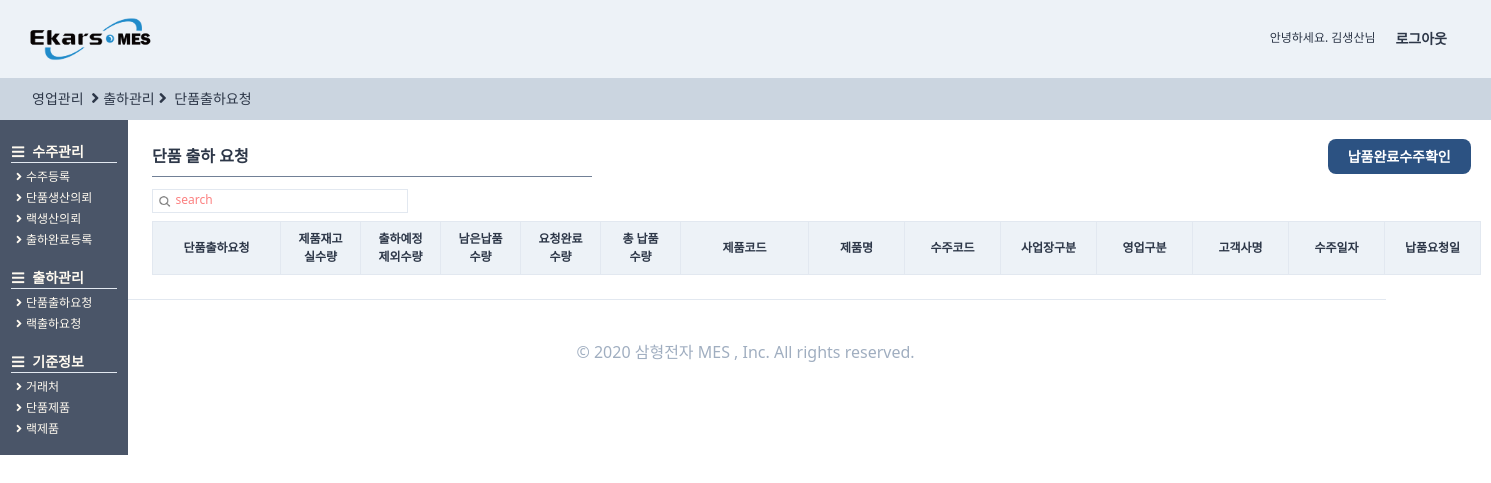
The page /stocksingle/ordersingleout/ (signed in) on the database as committed earlier.
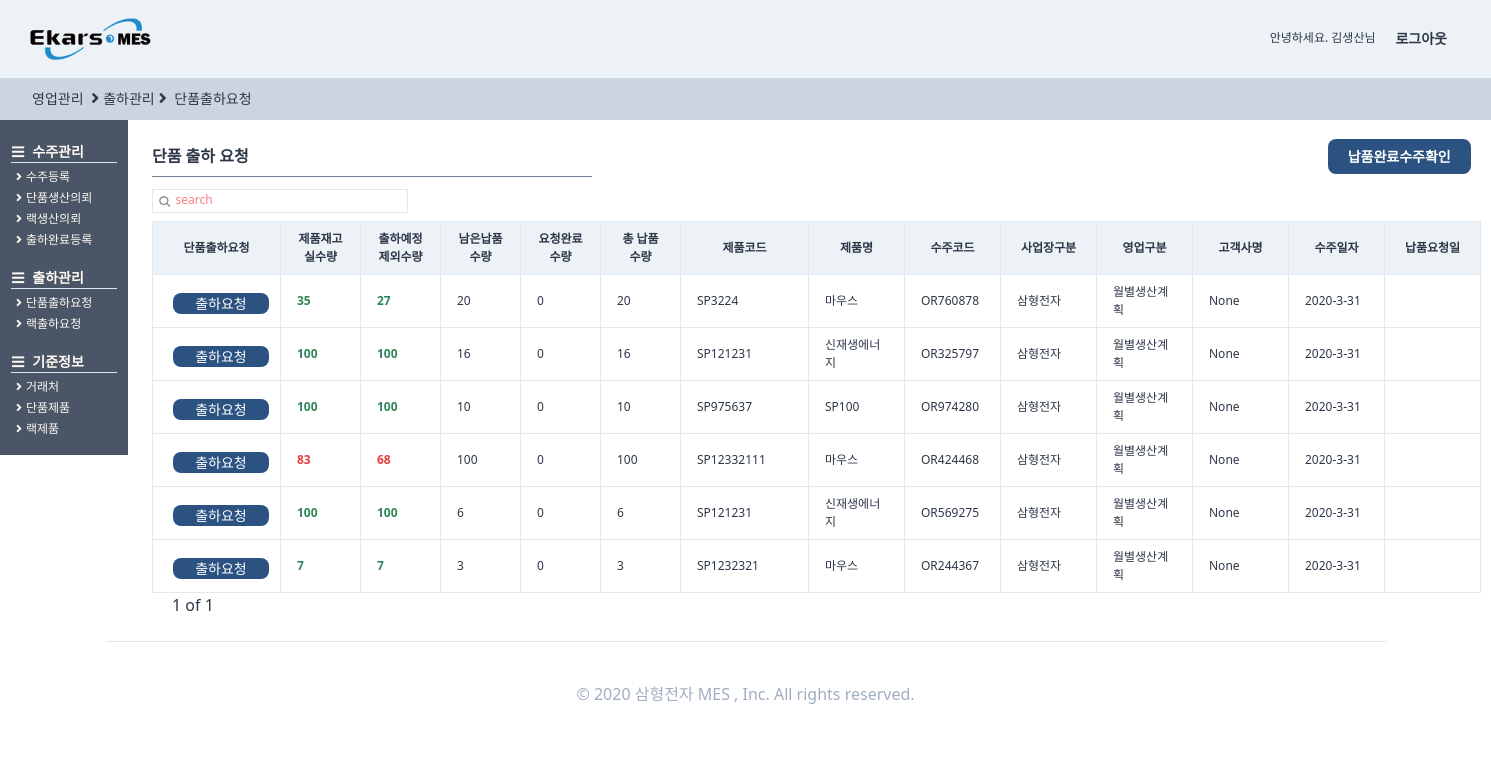
The same page on the database as committed later.
### orders/models.py (models this page shows, shortened)
class OrderRegister(TimeStampedModel):
    입찰 = "입찰"
    대리점 = "대리점"
    AS = "A/S"
    내부계획 = "내부계획"
    월별생산계획 = "월별생산계획"
    영업구분_CHOICES = (
        (입찰, "입찰"),
        (대리점, "대리점"),
        (AS, "A/S"),
        (내부계획, "내부계획"),
        (월별생산계획, "월별생산계획"),
    )
    삼형전자 = "삼형전자"
    엠에스텔레콤 = "엠에스텔레콤"
    사업장구분_CHOICES = (
        (삼형전자, "삼형전자"),
        (엠에스텔레콤, "엠에스텔레콤"),
    )
    출하완료 = "출하완료"
    출하미완료 = "출하미완료"
    출하구분_CHOICES = (
        (출하완료, "출하완료"),
        (출하미완료, "출하미완료"),
    )
    단품 = "단품"
    랙 = "랙"
    제품구분_CHOICES = (
        (단품, "단품"),
        (랙, "랙"),
    )
    랙생산의뢰 = models.ForeignKey(
        "self", related_name="단품생산의뢰", on_delete=models.SET_NULL, null=True, blank=True
    )
    작성자 = models.ForeignKey(
        users_models.User,
        related_name="수주등록",
        on_delete=models.SET_NULL,
        null=True,
        blank=True,
    )
    수주코드 = models.CharField(max_length=50)
    영업구분 = models.CharField(choices=영업구분_CHOICES, max_length=10, blank=True, default=입찰)
    제품구분 = models.CharField(choices=제품구분_CHOICES, max_length=10, blank=True, default=단품)
    사업장구분 = models.CharField(
        choices=사업장구분_CHOICES, max_length=10, blank=True, default=삼형전자
    )
    수주일자 = models.DateField(auto_now=False, auto_now_add=False)
    고객사명 = models.ForeignKey(
        SI_models.CustomerPartner,
        related_name="수주등록",
        on_delete=models.SET_NULL,
        null=True,
        blank=True,
    )
    현장명 = models.CharField(max_length=50, null=True)
    납품요청일 = models.DateField(auto_now=False, auto_now_add=False, blank=True, null=True)
    납품수량 = models.IntegerField()
    특이사항 = models.TextField(blank=True)
    단품모델 = models.ForeignKey(
        SI_models.SingleProduct,
        related_name="수주등록",
        on_delete=models.SET_NULL,
        null=True,
        blank=True,
    )
    랙모델 = models.ForeignKey(
        SI_models.RackProduct,
        related_name="수주등록",
        on_delete=models.SET_NULL,
        null=True,
        blank=True,
    )
    출하구분 = models.CharField(
        choices=출하구분_CHOICES, max_length=10, blank=True, default=출하미완료
    )
    랙조립도면 = models.FileField(
        upload_to="blueprint", blank=True, null=True, help_text="랙 수주의 경우 조립도면을 첨부해주세요."
    )
    class Meta:
        verbose_name = "수주등록"
        verbose_name_plural = "수주등록"
    def singlestock(self):
        return self.단품모델.단품재고.실수량
    def singlestockincludeexception(self):
        return self.단품모델.단품재고.출하요청제외수량
    def leftsingle(self):
        left = 0
        try:
            for q in self.단품출하요청.all():
                left += q.출하요청수량
        except:
            pass
        return left
    def needtoout(self):
        needtoout = self.납품수량 - self.leftsingle()
        return needtoout

### stocksingle/models.py (models this page shows, shortened)
class StockOfSingleProduct(TimeStampedModel):
    단품 = models.OneToOneField(
        SI_models.SingleProduct, related_name="단품재고", on_delete=models.CASCADE
    )
    실수량 = models.IntegerField(null=True, blank=True, default=0)
    입고요청포함수량 = models.IntegerField(null=True, blank=True, default=0)
    출하요청제외수량 = models.IntegerField(null=True, blank=True, default=0)
    class Meta:
        verbose_name = "단품재고"
        verbose_name_plural = "단품재고"

### StandardInformation/models.py (models this page shows, shortened)
class SingleProduct(TimeStampedModel):
    작성자 = models.ForeignKey(
        "users.User", related_name="단품제품작성자", on_delete=models.SET_NULL, null=True
    )
    작성일 = models.DateField(auto_now=True, auto_now_add=False)
    모델코드 = models.CharField(max_length=80, blank=True)
    모델명 = models.CharField(max_length=30, blank=True)
    규격 = models.CharField(max_length=80, blank=True)
    단위 = models.CharField(max_length=10, blank=True)
    단가 = models.IntegerField(null=True)
    class Meta:
        verbose_name = "단품제품"
        verbose_name_plural = "단품제품"

### stocksingle/views.py (the view, shortened to what this page needs)
# urls.py: path("ordersingleout/", views.ordersingleout, name="ordersingleout"),
def ordersingleout(request):
    user = request.user
    search = request.GET.get("search")
    if search is None:
        order = (
            OR_models.OrderRegister.objects.filter(제품구분="단품")
            .filter(작성자=user)
            .filter(출하구분="출하미완료")
            .order_by("-created")
        )
        s_bool = False
    pagediv = 7
    totalpage = int(math.ceil(len(order) / pagediv))
    paginator = Paginator(order, pagediv, orphans=0)
    page = request.GET.get("page", "1")
    order = paginator.get_page(page)
    nextpage = int(page) + 1
    previouspage = int(page) - 1
    notsamebool = True
    nonpage = False
    if totalpage == 0:
        nonpage = True
    if int(page) == totalpage:
        notsamebool = False
    if (search is None) or (search == ""):
        search = "search"
    return render(
        request,
        "stocksingle/ordersingleout.html",
        {
            "order": order,
            "search": search,
            "page": page,
            "totalpage": totalpage,
            "notsamebool": notsamebool,
            "nextpage": nextpage,
            "previouspage": previouspage,
            "s_bool": s_bool,
            "nonpage": nonpage,
            "최종검사완료": "최종검사완료",
            "최종검사의뢰완료": "최종검사의뢰완료",
            "수주등록완료": "수주등록완료",
            "생산의뢰완료": "생산의뢰완료",
            "None": None,
            "no": "",
        },
    )

### users/models.py (called while the page is built)
    def __str__(self):
        return self.first_name

### templates/stocksingle/ordersingleout.html (shortened to what the changed rows need)
{%extends "orders/ordershome.html"%}
{%load static%}
{%block main_contens%}
<div class="w-11/12 h-full ml-32 -mt-6 font-normal pt-12 flex flex-row">
    <div class="flex flex-col p-6 w-full ">
        <div class="flex ">
            <div class="flew flex-col">
                <table class="table-fixed font-light text-xs w-full">
                    <thead>
                        <tr>
                            <th class="border bg-gray-200 px-2 py-2   w-32">단품출하요청</th>
                            <th class="border bg-gray-200 px-2 py-2 w-20">제품재고<div>실수량</div>
                            </th>
                            <th class="border bg-gray-200 px-2 py-2 w-20">출하예정<div>제외수량</div>
                            </th>
                            <th class="border bg-gray-200 px-2 py-2 w-20">남은납품<div>수량</div>
                            </th>
                            <th class="border bg-gray-200 px-2 py-2 w-20">요청완료<div>수량</div>
                            </th>
                            <th class="border bg-gray-200 px-4 py-2 w-20 text-xs">총 납품<div>수량</div>
                            </th>
                            <th class="border bg-gray-200 px-4 py-2 w-32">제품코드</th>
                            <th class="border bg-gray-200 px-4 py-2 w-24">제품명</th>
                            <th class="border bg-gray-200 px-4 py-2 w-24">수주코드</th>
                            <th class="border bg-gray-200 px-4 py-2 w-24">사업장구분</th>
                            <th class="border bg-gray-200 px-4 py-2 w-24">영업구분</th>
                            <th class="border bg-gray-200 px-4 py-2 w-24">고객사명</th>
                            <th class="border bg-gray-200 px-4 py-2 w-24">수주일자</th>
                            <th class="border bg-gray-200 px-4 py-2 w-24">납품요청일</th>
                        </tr>
                    </thead>
                    <tbody>
                        {%for list in order%}
                        <tr>
                            <td
                                class="border px-2 py-2 font-bold
                            text-blue-800 justify-center text-center {%if list.needtoout <= 0%} bg-gray-500 text-white{%endif%}">
                                {%if list.needtoout <= 0%}
                                <a href="{%url "orders:endorderforoutforstock" list.pk %}">
                                    <div class="btn-link bg-green-700 hover:bg-teal-800 hover:font-bold mt-1 mb-0 ml-3">
                                        남품완료
                                    </div>
                                </a>
                                {%else%}
                                {%if list.singlestockincludeexception == no or list.singlestockincludeexception == 0 %}
                                <span class="text-red-700">제품출하불가</span>
                                {%else%}
                                <a href="{%url "stocksingle:ordersingleoutregister" list.pk %}">
                                    <div class="btn-link hover:bg-teal-800 hover:font-bold mt-1 mb-0 ml-3">출하요청
                                    </div>
                                </a>
                                {%endif%}
                                {%endif%}
                            </td>
                            <td class="border px-4 py-2
                                {%if list.singlestock < list.needtoout%}
                                text-red-600 font-semibold
                                {%else%}
                                text-green-700 font-semibold
                                {%endif%} {%if list.needtoout <= 0%} bg-gray-500 text-white{%endif%}">
                                {{list.singlestock}}</td>
                            <td class="border px-4 py-2
                                {%if list.singlestockincludeexception < list.needtoout%}
                                text-red-600 font-semibold
                                {%else%}
                                text-green-700 font-semibold
                                {%endif%} {%if list.needtoout <= 0%} bg-gray-500 text-white{%endif%}">
                                {{list.singlestockincludeexception}}</td>
                            <td class="border px-4 py-2 {%if list.needtoout <= 0%} bg-gray-500 text-white{%endif%}">
                                {{list.needtoout}}</td>
                            <td class="border px-4 py-2 {%if list.needtoout <= 0%} bg-gray-500 text-white{%endif%}">
                                {{list.leftsingle}}</td>
                            <td class="border px-4 py-2 {%if list.needtoout <= 0%} bg-gray-500 text-white{%endif%}">
                                {{list.납품수량}}</td>
                            {%if list.제품구분 == "단품"%}
                            <td class="border px-4 py-2 {%if list.needtoout <= 0%} bg-gray-500 text-white{%endif%}">
                                {{list.단품모델.모델코드}}</td>
                            <td class="border px-4 py-2 {%if list.needtoout <= 0%} bg-gray-500 text-white{%endif%}">
                                {{list.단품모델.모델명}}</td>
                            {%else%}
                            <td class="border px-4 py-2 {%if list.needtoout <= 0%} bg-gray-500 text-white{%endif%}">
                                {{list.랙모델.랙시리얼코드}}</td>
                            <td class="border px-4 py-2 {%if list.needtoout <= 0%} bg-gray-500 text-white{%endif%}">
                                {{list.랙모델.랙모델명}}</td>
                            {%endif%}
                            <td
                                class="border px-4 py-2 {%if list.needtoout <= 0%} bg-gray-500 text-white{%endif%}  hover:text-blue-700 hover:font-bold ">
                                <a href="{%url "orders:orderdetail" list.pk %}">
                                    {{list.수주코드}}</a></td>
                            <td class="border px-4 py-2 {%if list.needtoout <= 0%} bg-gray-500 text-white{%endif%}">
                                {{list.사업장구분}}</td>
                            <td class="border px-4 py-2 {%if list.needtoout <= 0%} bg-gray-500 text-white{%endif%}">
                                {{list.영업구분}}</td>
                            <td class="border px-4 py-2 {%if list.needtoout <= 0%} bg-gray-500 text-white{%endif%}">
                                {{list.고객사명}}</td>
                            <td class="border px-4 py-2 {%if list.needtoout <= 0%} bg-gray-500 text-white{%endif%}">
                                {{list.수주일자.year}}-{{list.수주일자.month}}-{{list.수주일자.day}}</td>
                            <td class="border px-4 py-2 {%if list.needtoout <= 0%} bg-gray-500 text-white{%endif%}">
                                </td>
                        </tr>
                        {%endfor%}
                    </tbody>
                </table>
                {%if nonpage%}
                {%else%}
                <div class="flex ml-2">
                    <span class="mx-3 font-medium  text-base">{{page}} of
                        {{totalpage}}</span>
                </div>
                {%endif%}
            </div>
        </div>
    </div>
</div>
</div>
{%endblock main_contens %}

Rows that differ between the two databases and show on the page:
added OrderRegister: shows "출하요청", singlestock "35", singlestockincludeexception "27", needtoout "20", leftsingle "0", 납품수량 "20", 단품모델.모델코드 "SP3224", 단품모델.모델명 "마우스", 수주코드 "OR760878", 사업장구분 "삼형전자", 영업구분 "월별생산계획", 고객사명 "None", 수주일자.year "2020", 수주일자.month "3", 수주일자.day "31"
added OrderRegister: shows "출하요청", singlestock "100", singlestockincludeexception "100", needtoout "16", leftsingle "0", 납품수량 "16", 단품모델.모델코드 "SP121231", 단품모델.모델명 "신재생에너지", 수주코드 "OR325797", 사업장구분 "삼형전자", 영업구분 "월별생산계획", 고객사명 "None", 수주일자.year "2020", 수주일자.month "3", 수주일자.day "31"
added OrderRegister: shows "출하요청", singlestock "100", singlestockincludeexception "100", needtoout "10", leftsingle "0", 납품수량 "10", 단품모델.모델코드 "SP975637", 단품모델.모델명 "SP100", 수주코드 "OR974280", 사업장구분 "삼형전자", 영업구분 "월별생산계획", 고객사명 "None", 수주일자.year "2020", 수주일자.month "3", 수주일자.day "31"
added OrderRegister: shows "출하요청", singlestock "83", singlestockincludeexception "68", needtoout "100", leftsingle "0", 납품수량 "100", 단품모델.모델코드 "SP12332111", 단품모델.모델명 "마우스", 수주코드 "OR424468", 사업장구분 "삼형전자", 영업구분 "월별생산계획", 고객사명 "None", 수주일자.year "2020", 수주일자.month "3", 수주일자.day "31"
added OrderRegister: shows "출하요청", singlestock "100", singlestockincludeexception "100", needtoout "6", leftsingle "0", 납품수량 "6", 단품모델.모델코드 "SP121231", 단품모델.모델명 "신재생에너지", 수주코드 "OR569275", 사업장구분 "삼형전자", 영업구분 "월별생산계획", 고객사명 "None", 수주일자.year "2020", 수주일자.month "3", 수주일자.day "31"
added OrderRegister: shows "출하요청", singlestock "7", singlestockincludeexception "7", needtoout "3", leftsingle "0", 납품수량 "3", 단품모델.모델코드 "SP1232321", 단품모델.모델명 "마우스", 수주코드 "OR244367", 사업장구분 "삼형전자", 영업구분 "월별생산계획", 고객사명 "None", 수주일자.year "2020", 수주일자.month "3", 수주일자.day "31"
Other text that changed with them:
{{ page }}: (not shown) → "1"
{{ totalpage }}: (not shown) → "1"
text now shown: "of"
